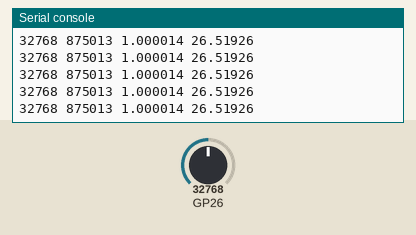
Recording of a program running on a simulated Raspberry Pi Pico running MicroPython. Parts: the last lines printed to the serial console. Inputs (shaded band) come from the test bench; at power-on: GP26 = 32768 (analog values on the 0–65535 scale).

Above: at 1.2 s.
1.3 s: GP26 set to 45874
At 1.31 s:
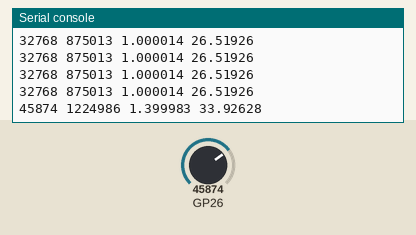
2.8 s: GP26 set to 57670
At 2.82 s:
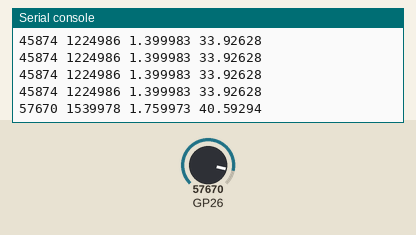
Timing chart, 0 to 5.8 s (numbered marks = the images above; inputs shaded):
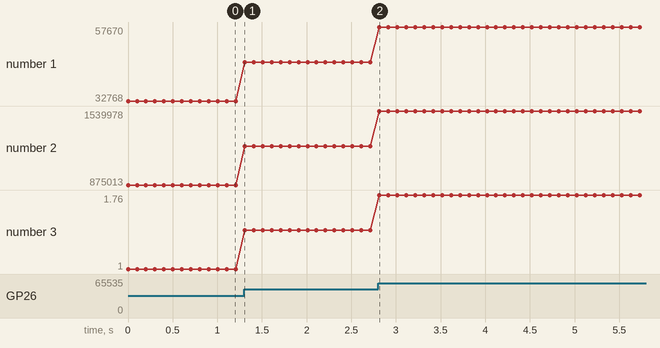

The program:

ADC.py
```python
import time
from machine import Pin,ADC

class converterADC:
    def __init__(self,id=26):
        self.adc = ADC(Pin(id),atten = ADC.ATTN_6DB)
        self.state = 'read'

    def run(self):
        while 1:
            if self.state == 'read':
                val_int = self.adc.read_u16() #valor expresado en 16 bits
                val_uv = self.adc.read_uv()  #valor expresado en micro volts
                voltaje = (val_int * 0.000030518)
                #voltaje = (0.000001023 * val_uv) - 0.03763
                distancia = (voltaje * 18.519) + 8
                print(val_int, val_uv, voltaje, distancia)
                self.state = 'pause'

            else:
                self.state = 'read'
                time.sleep(.1)

def main():
    fsm = converterADC()
    fsm.run()

#
if __name__=='__main__':
    main()

            
```

Measured:
- after the input at 1.3 s, the serial console: prints a new line at once (image 1)
- after the input at 2.8 s, the serial console: prints a new line at once (image 2)
- plotted number 1: 32768 → 45874 after the input at 1.3 s, 45874 → 57670 after the input at 2.8 s
- plotted number 2: 875013 → 1224986 after the input at 1.3 s, 1224986 → 1539978 after the input at 2.8 s
- plotted number 3: 1 → 1.4 after the input at 1.3 s, 1.4 → 1.76 after the input at 2.8 s
